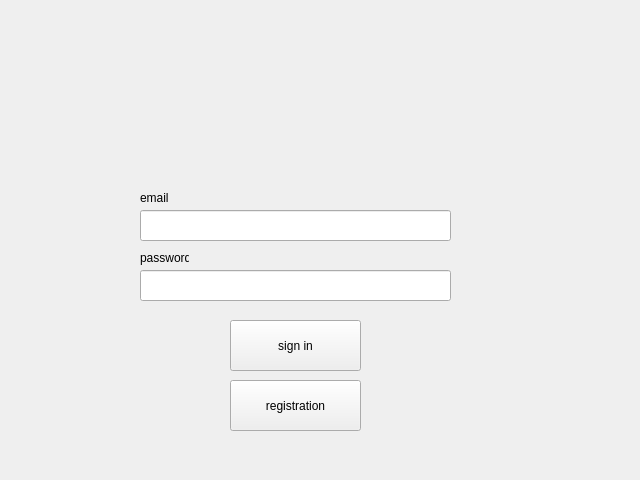
<?xml version="1.0" encoding="UTF-8"?>
<ui version="4.0">
 <class>First</class>
 <widget class="QWidget" name="First">
  <property name="geometry">
   <rect>
    <x>0</x>
    <y>0</y>
    <width>640</width>
    <height>480</height>
   </rect>
  </property>
  <property name="windowTitle">
   <string>Form</string>
  </property>
  <widget class="QPushButton" name="pushButton">
   <property name="geometry">
    <rect>
     <x>230</x>
     <y>320</y>
     <width>131</width>
     <height>51</height>
    </rect>
   </property>
   <property name="text">
    <string>sign in</string>
   </property>
  </widget>
  <widget class="QPushButton" name="pushButton_2">
   <property name="geometry">
    <rect>
     <x>230</x>
     <y>380</y>
     <width>131</width>
     <height>51</height>
    </rect>
   </property>
   <property name="text">
    <string>registration</string>
   </property>
  </widget>
  <widget class="QLineEdit" name="lineEdit">
   <property name="geometry">
    <rect>
     <x>140</x>
     <y>270</y>
     <width>311</width>
     <height>31</height>
    </rect>
   </property>
  </widget>
  <widget class="QLineEdit" name="lineEdit_2">
   <property name="geometry">
    <rect>
     <x>140</x>
     <y>210</y>
     <width>311</width>
     <height>31</height>
    </rect>
   </property>
  </widget>
  <widget class="QLabel" name="label">
   <property name="geometry">
    <rect>
     <x>160</x>
     <y>165</y>
     <width>261</width>
     <height>21</height>
    </rect>
   </property>
   <property name="text">
    <string/>
   </property>
  </widget>
  <widget class="QLabel" name="label_2">
   <property name="geometry">
    <rect>
     <x>140</x>
     <y>190</y>
     <width>49</width>
     <height>16</height>
    </rect>
   </property>
   <property name="text">
    <string>email</string>
   </property>
  </widget>
  <widget class="QLabel" name="label_3">
   <property name="geometry">
    <rect>
     <x>140</x>
     <y>250</y>
     <width>49</width>
     <height>16</height>
    </rect>
   </property>
   <property name="text">
    <string>password</string>
   </property>
  </widget>
 </widget>
 <resources/>
 <connections/>
</ui>
